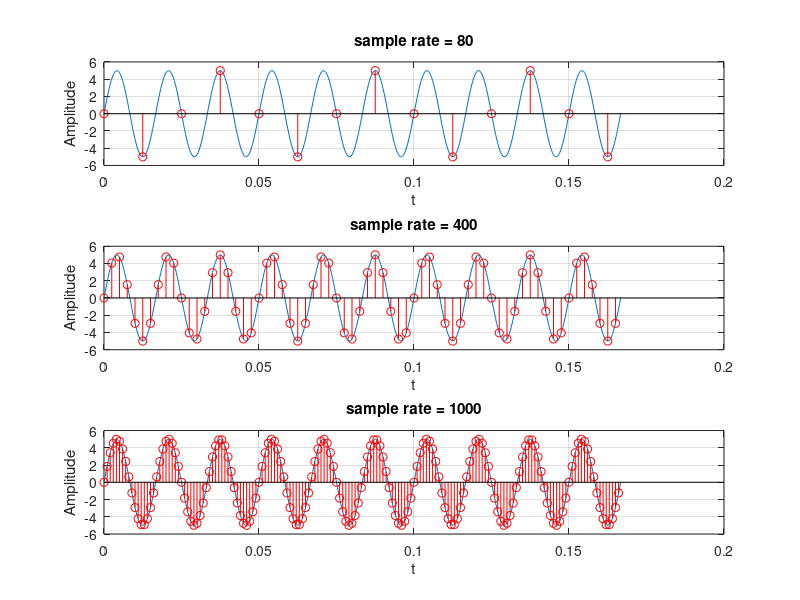

MATLAB code to generate this figure:
% assignment 4 q 6
%% clear
clc;
clear all;
close all;

%% generate and plot actual wave
%sampling period
p = 1/60;   % here frequency is 60 hz
% set n
t = 0:p/50:10*p;
% wave
y = 5*sin(120*pi*t);

%% plot sampled sequences
% array for fs
fs = [80,400,1000];

for i = 1:3
    s(i)=subplot(3,1,i);
    % plot original
    plot(t,y);
    hold on % hold plot
    % set samples
    % sampling period = 1/sampling freq
    n = 0:1/fs(i):10*p;
    % wave
    x = 5*sin(120*pi*n);
    % plot samples
    stem(n,x,'r');
    xlabel('t');
    ylabel('Amplitude');
    grid on;
end

% title every subplot
title(s(1),'sample rate = 80');
title(s(2),'sample rate = 400');
title(s(3),'sample rate = 1000');

% link all graph axis
linkaxes([s(1),s(2),s(3)],'xy');